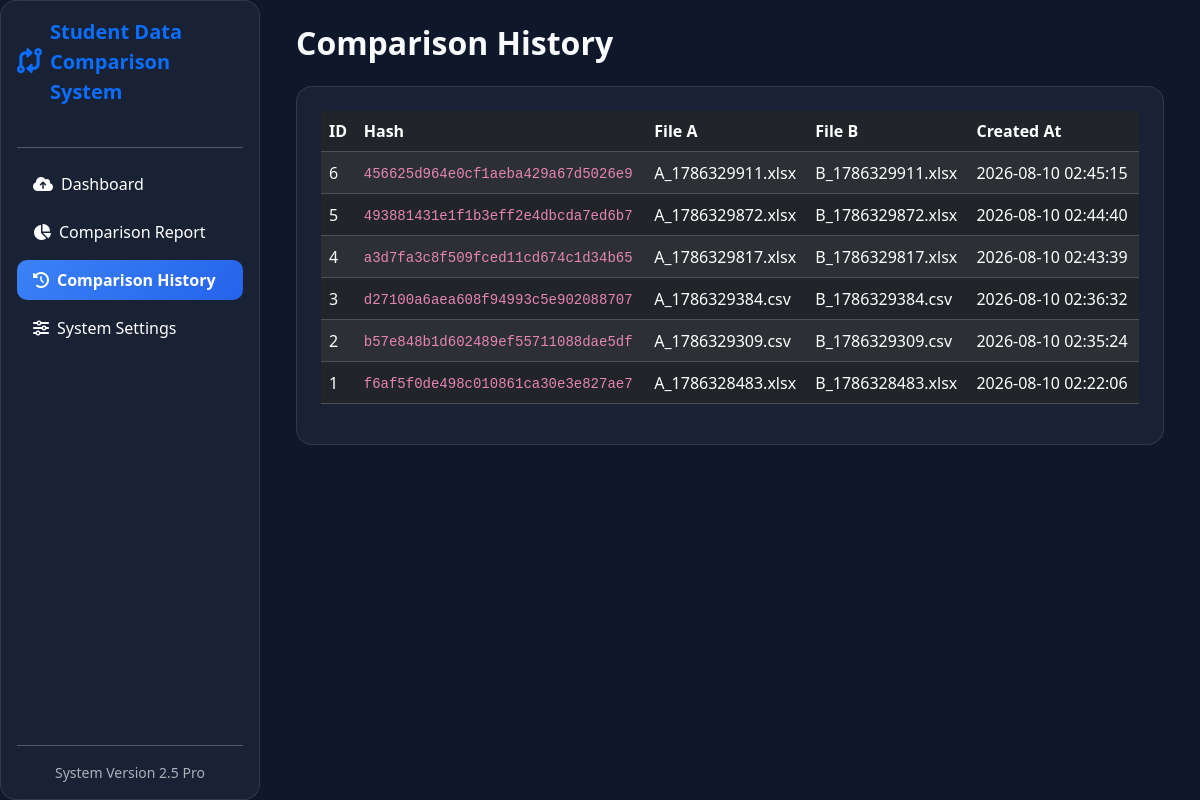
The page /history.php on the database its author committed.
### tables this page shows
CREATE TABLE comparison_history (
        id INTEGER PRIMARY KEY AUTOINCREMENT,
        session_hash TEXT UNIQUE,
        file_a TEXT,
        file_b TEXT,
        summary TEXT,
        created_at DATETIME DEFAULT CURRENT_TIMESTAMP
    );

### app_bootstrap.php (called while the page is built, shortened)
<?php
function __t(string $key): string {
    return $GLOBALS['sys_translations'][$key] ?? $key;
}

### history.php (the view)
<?php
require_once __DIR__ . '/app_bootstrap.php';
$stmt = $pdo->query('SELECT * FROM comparison_history ORDER BY id DESC LIMIT 20');
$history = $stmt->fetchAll(PDO::FETCH_ASSOC);
require_once __DIR__ . '/header.php';
require_once __DIR__ . '/sidebar.php';
?>
<main class="flex-grow-1 p-4">
    <div class="container-fluid">
        <h2 class="fw-bold mb-4"><?= __t('history'); ?></h2>
        <div class="glass-card p-4">
            <div class="table-responsive">
                <table class="table table-dark table-striped align-middle">
                    <thead>
                        <tr>
                            <th>ID</th>
                            <th>Hash</th>
                            <th>File A</th>
                            <th>File B</th>
                            <th>Created At</th>
                        </tr>
                    </thead>
                    <tbody>
                        <?php foreach ($history as $item): ?>
                            <tr>
                                <td><?= (int)$item['id']; ?></td>
                                <td><code><?= htmlspecialchars((string)$item['session_hash'], ENT_QUOTES, 'UTF-8'); ?></code></td>
                                <td><?= htmlspecialchars((string)$item['file_a'], ENT_QUOTES, 'UTF-8'); ?></td>
                                <td><?= htmlspecialchars((string)$item['file_b'], ENT_QUOTES, 'UTF-8'); ?></td>
                                <td><?= htmlspecialchars((string)$item['created_at'], ENT_QUOTES, 'UTF-8'); ?></td>
                            </tr>
                        <?php endforeach; ?>
                    </tbody>
                </table>
            </div>
        </div>
    </div>
</main>
<?php require_once __DIR__ . '/footer.php'; ?>

### header.php (shortened to what this page needs)
<!DOCTYPE html>
<html lang="<?= $_SESSION['sys_lang'] ?? 'en'; ?>" data-bs-theme="<?= $_SESSION['sys_theme'] ?? 'dark'; ?>">
<head>
    <link href="https://cdn.jsdelivr.net/npm/bootstrap@5.3.3/dist/css/bootstrap.min.css" rel="stylesheet">
    <link href="https://cdnjs.cloudflare.com/ajax/libs/font-awesome/6.5.2/css/all.min.css" rel="stylesheet">
    <link href="https://cdn.datatables.net/1.13.7/css/dataTables.bootstrap5.min.css" rel="stylesheet">
    <link href="https://cdn.jsdelivr.net/npm/sweetalert2@11/dist/sweetalert2.min.css" rel="stylesheet">
</head>
<body>
<div class="d-flex">

### sidebar.php
<aside class="sidebar p-3 glass-card d-flex flex-column flex-shrink-0" style="width: 260px;">
    <a href="index.php" class="d-flex align-items-center mb-4 me-md-auto text-decoration-none text-primary fw-bold fs-5">
        <i class="fa-solid fa-code-compare fa-lg me-2"></i><?= __t('app_name'); ?>
    </a>
    <hr>
    <ul class="nav nav-pills flex-column mb-auto gap-2">
        <li class="nav-item">
            <a href="index.php" class="nav-link text-white <?= basename($_SERVER['PHP_SELF']) === 'index.php' ? 'active' : ''; ?>">
                <i class="fa-solid fa-cloud-arrow-up me-2"></i><?= __t('dashboard'); ?>
            </a>
        </li>
        <li>
            <a href="report.php" class="nav-link text-white <?= basename($_SERVER['PHP_SELF']) === 'report.php' ? 'active' : ''; ?>">
                <i class="fa-solid fa-chart-pie me-2"></i><?= __t('report'); ?>
            </a>
        </li>
        <li>
            <a href="history.php" class="nav-link text-white <?= basename($_SERVER['PHP_SELF']) === 'history.php' ? 'active' : ''; ?>">
                <i class="fa-solid fa-clock-rotate-left me-2"></i><?= __t('history'); ?>
            </a>
        </li>
        <li>
            <a href="settings.php" class="nav-link text-white <?= basename($_SERVER['PHP_SELF']) === 'settings.php' ? 'active' : ''; ?>">
                <i class="fa-solid fa-sliders me-2"></i><?= __t('settings'); ?>
            </a>
        </li>
    </ul>
    <hr>
    <div class="small text-muted text-center">
        System Version 2.5 Pro
    </div>
</aside>

### footer.php (shortened to what this page needs)
</div>
</body>
</html>

### header.php (style rules this page uses)
body { font-family: 'Segoe UI', system-ui, -apple-system, sans-serif; background: #0f172a; color: #f8fafc; }
.glass-card { background: rgba(30, 41, 59, 0.7); backdrop-filter: blur(12px); border: 1px solid rgba(255, 255, 255, 0.1); border-radius: 16px; }
.sidebar { min-height: 100vh; border-right: 1px solid rgba(255, 255, 255, 0.1); }
.nav-link.active { background: linear-gradient(135deg, #3b82f6, #2563eb); color: #fff !important; font-weight: 600; border-radius: 10px; }

### rows shown on the page
comparison_history: id "6", session_hash "456625d964e0cf1aeba429a67d5026e9", file_a "A_1786329911.xlsx", file_b "B_1786329911.xlsx", created_at "2026-08-10 02:45:15"
comparison_history: id "5", session_hash "493881431e1f1b3eff2e4dbcda7ed6b7", file_a "A_1786329872.xlsx", file_b "B_1786329872.xlsx", created_at "2026-08-10 02:44:40"
comparison_history: id "4", session_hash "a3d7fa3c8f509fced11cd674c1d34b65", file_a "A_1786329817.xlsx", file_b "B_1786329817.xlsx", created_at "2026-08-10 02:43:39"
comparison_history: id "3", session_hash "d27100a6aea608f94993c5e902088707", file_a "A_1786329384.csv", file_b "B_1786329384.csv", created_at "2026-08-10 02:36:32"
comparison_history: id "2", session_hash "b57e848b1d602489ef55711088dae5df", file_a "A_1786329309.csv", file_b "B_1786329309.csv", created_at "2026-08-10 02:35:24"
comparison_history: id "1", session_hash "f6af5f0de498c010861ca30e3e827ae7", file_a "A_1786328483.xlsx", file_b "B_1786328483.xlsx", created_at "2026-08-10 02:22:06"

### other values the page prints
__t('app_name') "Student Data Comparison System"
__t('dashboard') "Dashboard"
__t('report') "Comparison Report"
__t('history') "Comparison History"
__t('settings') "System Settings"
